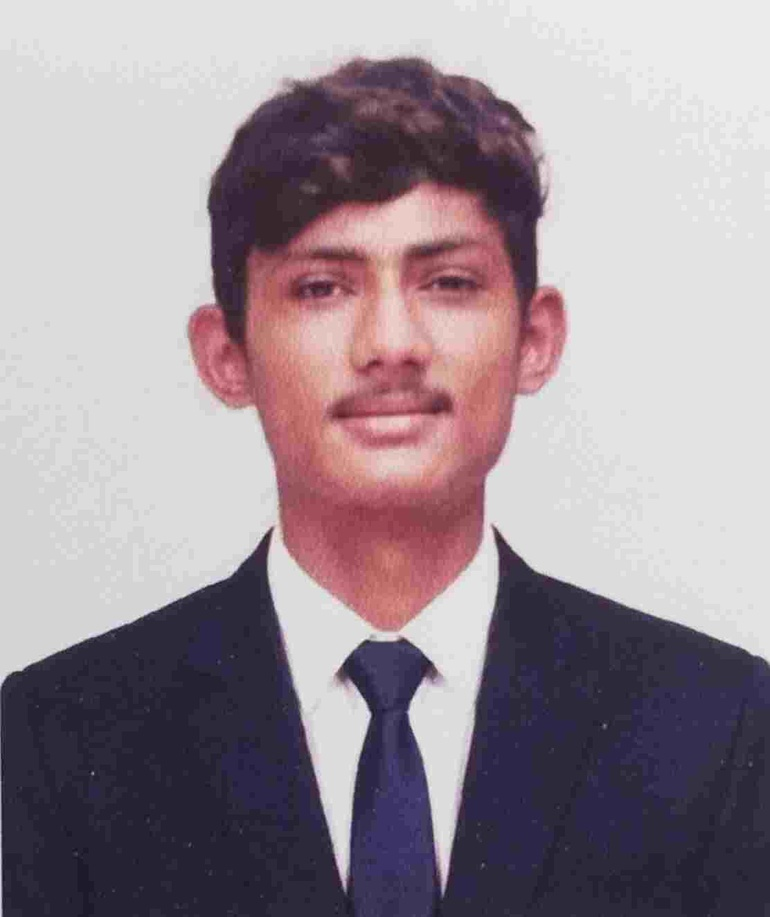
#> input picture opencv_code/p2/img.jpg, 770 x 917 px, shrunk from 1112 x 1324 before the run, found by its file name
$ python rotation.py
#> lines starting #> are read from the running program, lines starting #| are printed output that depends on the picture
import cv2

img = cv2.imread("C:\\Users\\princ\\OneDrive\\Desktop\\New folder\\p2\\img.jpg")
#> img is the input picture: shape (917, 770, 3); mean B, G, R 151, 143, 155.5

if img is None:
    print("img not")
else:
    (h ,w) = img.shape[:2]
#> h = 917; w = 770

    center = (w//2 , h//2)
#> center = (385, 458)
    M = cv2.getRotationMatrix2D(center,-90,1.0)
#> M = [[6.12e-17, -1, 843], [1, 6.12e-17, 73]]
    rotated = cv2.warpAffine(img , M ,(w,h))
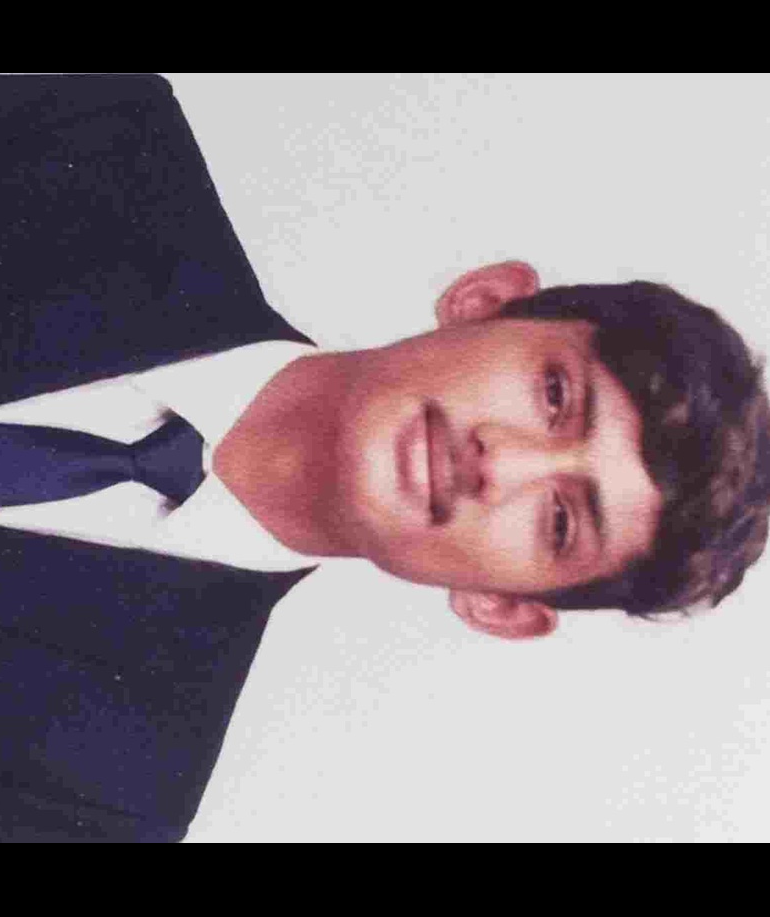
#> rotated: shape (917, 770, 3); mean B, G, R 127.9, 121.5, 133.6

    cv2.imshow("orignal",img)
    cv2.imshow("rotation",rotated)

    cv2.waitKey(0)
    cv2.destroyAllWindows()
